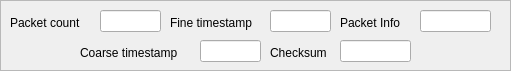
     <widget class="QFrame" name="frame_5">
      <property name="geometry">
       <rect>
        <x>10</x>
        <y>220</y>
        <width>511</width>
        <height>71</height>
       </rect>
      </property>
      <property name="frameShape">
       <enum>QFrame::StyledPanel</enum>
      </property>
      <property name="frameShadow">
       <enum>QFrame::Raised</enum>
      </property>
      <widget class="QLineEdit" name="checksumEdit">
       <property name="geometry">
        <rect>
         <x>340</x>
         <y>40</y>
         <width>71</width>
         <height>22</height>
        </rect>
       </property>
       <property name="font">
        <font>
         <pointsize>9</pointsize>
        </font>
       </property>
       <property name="text">
        <string/>
       </property>
      </widget>
      <widget class="QLabel" name="label_42">
       <property name="geometry">
        <rect>
         <x>80</x>
         <y>45</y>
         <width>111</width>
         <height>16</height>
        </rect>
       </property>
       <property name="font">
        <font>
         <pointsize>9</pointsize>
        </font>
       </property>
       <property name="text">
        <string>Coarse timestamp</string>
       </property>
      </widget>
      <widget class="QLineEdit" name="coarseTimeEdit">
       <property name="geometry">
        <rect>
         <x>200</x>
         <y>40</y>
         <width>61</width>
         <height>22</height>
        </rect>
       </property>
       <property name="font">
        <font>
         <pointsize>9</pointsize>
        </font>
       </property>
       <property name="text">
        <string/>
       </property>
      </widget>
      <widget class="QLineEdit" name="fineTimeEdit">
       <property name="geometry">
        <rect>
         <x>270</x>
         <y>10</y>
         <width>61</width>
         <height>22</height>
        </rect>
       </property>
       <property name="font">
        <font>
         <pointsize>9</pointsize>
        </font>
       </property>
       <property name="text">
        <string/>
       </property>
      </widget>
      <widget class="QLabel" name="label_43">
       <property name="geometry">
        <rect>
         <x>170</x>
         <y>15</y>
         <width>101</width>
         <height>16</height>
        </rect>
       </property>
       <property name="font">
        <font>
         <pointsize>9</pointsize>
        </font>
       </property>
       <property name="text">
        <string>Fine timestamp</string>
       </property>
      </widget>
      <widget class="QLabel" name="label_45">
       <property name="geometry">
        <rect>
         <x>270</x>
         <y>45</y>
         <width>81</width>
         <height>16</height>
        </rect>
       </property>
       <property name="font">
        <font>
         <pointsize>9</pointsize>
        </font>
       </property>
       <property name="text">
        <string>Checksum</string>
       </property>
      </widget>
      <widget class="QLineEdit" name="packInfoEdit">
       <property name="geometry">
        <rect>
         <x>420</x>
         <y>10</y>
         <width>71</width>
         <height>22</height>
        </rect>
       </property>
       <property name="font">
        <font>
         <pointsize>9</pointsize>
        </font>
       </property>
       <property name="text">
        <string/>
       </property>
      </widget>
      <widget class="QLabel" name="label_46">
       <property name="geometry">
        <rect>
         <x>340</x>
         <y>15</y>
         <width>71</width>
         <height>16</height>
        </rect>
       </property>
       <property name="font">
        <font>
         <pointsize>9</pointsize>
        </font>
       </property>
       <property name="text">
        <string>Packet Info</string>
       </property>
      </widget>
      <widget class="QLabel" name="label_48">
       <property name="geometry">
        <rect>
         <x>10</x>
         <y>15</y>
         <width>81</width>
         <height>16</height>
        </rect>
       </property>
       <property name="font">
        <font>
         <pointsize>9</pointsize>
        </font>
       </property>
       <property name="text">
        <string>Packet count</string>
       </property>
      </widget>
      <widget class="QLineEdit" name="packCountEdit">
       <property name="geometry">
        <rect>
         <x>100</x>
         <y>10</y>
         <width>61</width>
         <height>22</height>
        </rect>
       </property>
       <property name="font">
        <font>
         <pointsize>9</pointsize>
        </font>
       </property>
       <property name="text">
        <string/>
       </property>
      </widget>
     </widget>
